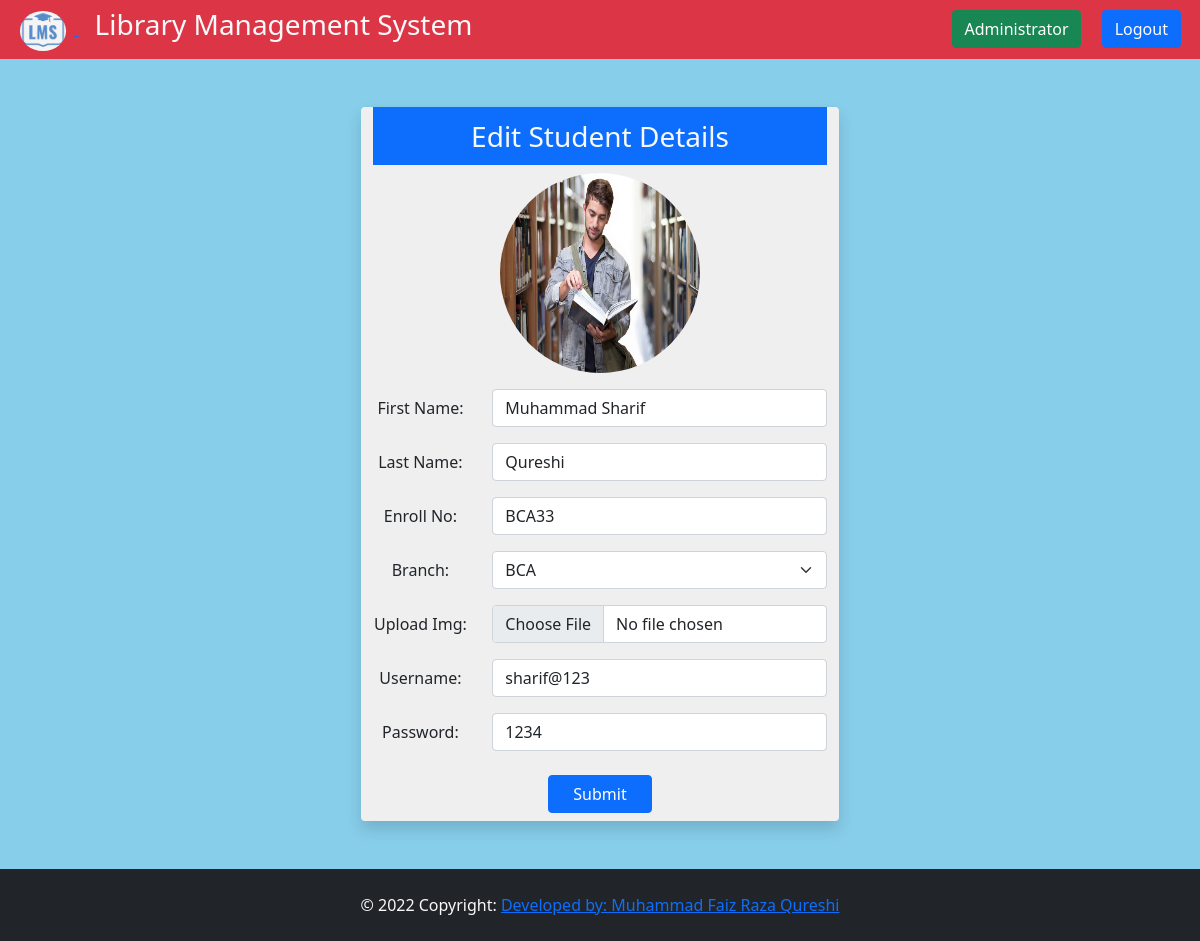
The app's page /editstudent/26 (signed in) with its own data.
### LibMangSys/models.py (models this page shows, shortened)
class StudentRegistration(models.Model):
    fname = models.CharField('first name',max_length=30)
    lname = models.CharField('last name',max_length=30)
    enrollno = models.CharField('enrollmentno',max_length=30)
    branch = models.CharField('branch',max_length=10)
    image = models.ImageField(upload_to='images')
    username = models.CharField('username',max_length=30)
    password = models.CharField('password',max_length=20)

### LibMangSys/views.py (the view, shortened to what this page needs)
# urls.py: path('editstudent/<int:id>',views.editstudent, name="edit-student"),
def editstudent(request,id):
    if request.session.has_key('is_logged'):
        edit = StudentRegistration.objects.get(id=id)
        return render(request,'LibMangSys/Library Management/editstud.html',{"Edata":edit})
    return redirect('index')

### LibMangSys/templates/LibMangSys/Library Management/editstud.html (shortened to what this page needs)
{% extends 'LibMangSys/Library Management/basic.html' %}
{% block 'adminbutton' %}
 {% include 'LibMangSys/Library Management/adminbutton.html' %}
{% endblock  %}
{% block body %}
<div class="container text-center my-5 rounded shadow" style="background-color: #efefef ; width:fit-content">
    <h3 class="modal-title bg-primary text-light py-2" id="admin-menu-1">Edit Student Details</h3>
    {% load static %}
    <img src="{% static 'LibMangSys/images/student3.jpg' %}" class="rounded-circle my-2" alt="" height="200px" width="200px">
    <form action="{% url 'edit-student' Edata.id %}" method="POST" enctype="multipart/form-data">
        <div class="mb-3 my-2 row">
            <label for="inputPassword" class="col-sm-3 col-form-label">First Name: </label>
            <div class="col-sm-9">
                <input type="text" value="{{ Edata.fname }}" name="firstname" class="form-control" id="inputPassword"
                    placeholder="Enter Your Firstname" required />
            </div>
        </div>
        <div class="mb-3 my-2 row">
            <label for="inputPassword" class="col-sm-3 col-form-label">Last Name: </label>
            <div class="col-sm-9">
                <input type="text" value="{{ Edata.lname }}" name="lastname" class="form-control" id="inputPassword"
                    placeholder="Enter Your Lastname" required />
            </div>
        </div>
        <div class="mb-3 my-2 row">
            <label for="inputPassword" class="col-sm-3 col-form-label">Enroll No: </label>
            <div class="col-sm-9">
                <input type="text"  value="{{ Edata.enrollno}}" name="EnrollNo" class="form-control" id="inputPassword"
                    placeholder="Enter Your EnrollNo" required />
            </div>
        </div>
        <div class="mb-3 my-2 row">
            <label for="inputPassword" class="col-sm-3 col-form-label">Branch: </label>
            <div class="col-sm-9">
                <select class="form-select" name="branch" aria-label="Default select example" required>
                    <option selected value="{{ Edata.branch }}">{{ Edata.branch }}</option>
                </select>
            </div>
        </div>
        <div class="mb-3 my-2 row">
            <label for="inputPassword" class="col-sm-3 col-form-label">Upload Img: </label>
            <div class="col-sm-9">
                <input type="file" value="{{ Edata.image.url }}" name="imgupload" class="form-control" id="inputPassword"/>
            </div>
        </div>
        <div class="mb-3 my-2 row">
            <label for="inputPassword" class="col-sm-3 col-form-label">Username: </label>
            <div class="col-sm-9">
                <input type="text" value="{{ Edata.username }}" name="username" class="form-control" id="inputPassword" placeholder="example@123"
                    required />
            </div>
        </div>
        <div class="mb-3 my-2 row">
            <label for="inputPassword" class="col-sm-3 col-form-label">Password: </label>
            <div class="col-sm-9">
                <input type="text" value="{{ Edata.password }}" name="password" class="form-control" id="inputPassword"
                    placeholder="make the pass unique" required/>
            </div>
        </div>
        <button type="submit" class="btn btn-primary px-4 my-2">Submit</button>
    </form>
</div>
{% endblock %}

### LibMangSys/static/LibMangSys/css/style.css (style rules this page uses)
* { margin: 0; padding: 0; box-sizing: border-box; }
body { background: skyblue; }

### records on screen
StudentRegistration: firstname "Muhammad Sharif", lastname "Qureshi", EnrollNo "BCA33", branch "BCA", username "sharif@123", password "1234"
